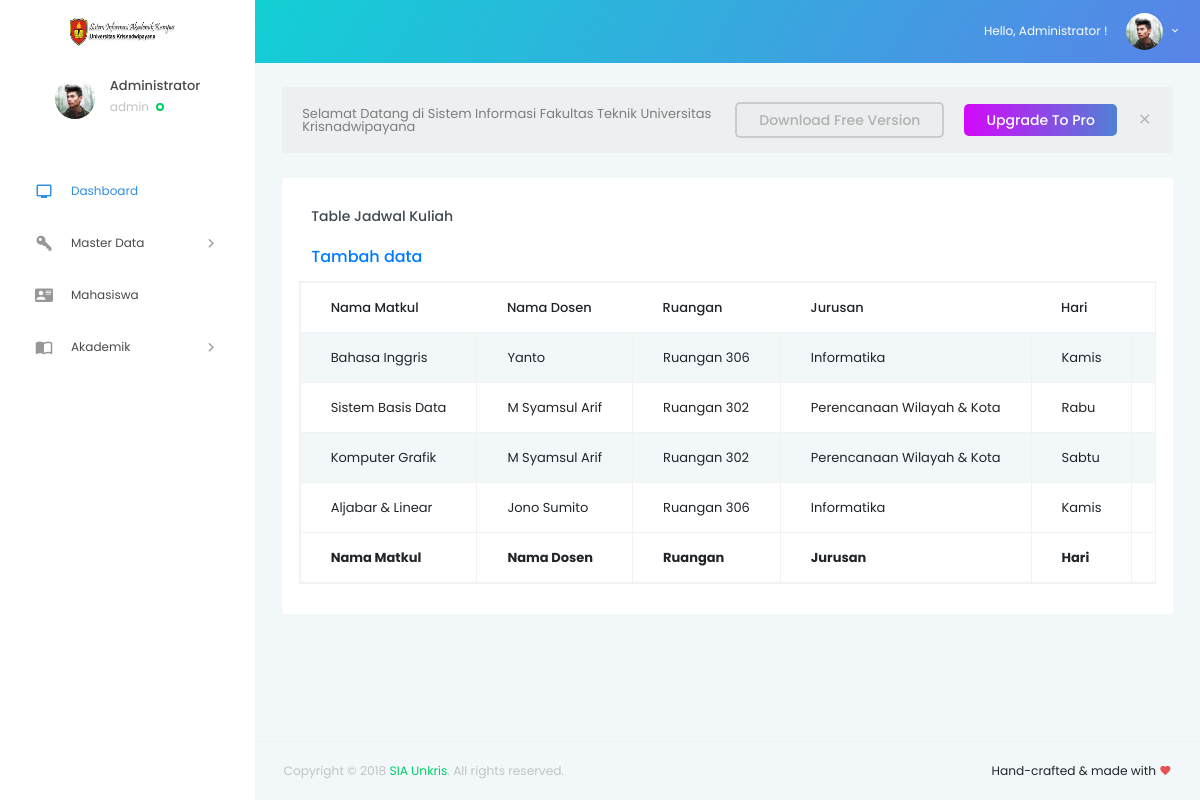
/jadwal/index.php (signed in), run on the app's committed database.
### tables this page shows
CREATE TABLE `jadwal` (
  `id_jadwal` int(11) NOT NULL,
  `kode_matkul_jadwal` varchar(255) NOT NULL,
  `nip_jadwal` varchar(255) NOT NULL,
  `kode_ruangan_jadwal` varchar(255) NOT NULL,
  `kode_prodi` varchar(255) NOT NULL,
  `hari` varchar(255) NOT NULL,
  `jam` varchar(255) NOT NULL
);

CREATE TABLE `mata_kuliah` (
  `kode_matkul` varchar(255) NOT NULL,
  `nama_matkul` char(255) NOT NULL,
  `sks` int(11) NOT NULL
);

CREATE TABLE `data_dosen` (
  `nip` varchar(255) NOT NULL,
  `nama` varchar(50) NOT NULL,
  `email` varchar(50) NOT NULL,
  `no_telp` int(50) NOT NULL,
  `prodi` varchar(100) NOT NULL,
  `gender` varchar(50) NOT NULL,
  `matkul` varchar(100) NOT NULL,
  `status` varchar(100) NOT NULL
);

CREATE TABLE `ruangan` (
  `kode_ruangan` varchar(255) NOT NULL,
  `nama_ruangan` varchar(255) NOT NULL
);

CREATE TABLE `data_prodi` (
  `kode` varchar(255) NOT NULL,
  `no_ijin` varchar(100) NOT NULL,
  `nama_prodi` char(255) NOT NULL,
  `ketua_prodi` char(255) NOT NULL,
  `email` varchar(100) NOT NULL,
  `status` varchar(100) NOT NULL
);

### jadwal/index.php (the view, shortened to what this page needs)
<!DOCTYPE html>
<html lang="en">
<head>
  <link rel="stylesheet" href="../vendors/iconfonts/mdi/css/materialdesignicons.min.css">
  <link rel="stylesheet" href="../vendors/css/vendor.bundle.base.css">
  <link rel="stylesheet" href="../vendors/css/vendor.bundle.addons.css">
  <link rel="stylesheet" href="../public/css/style.css">
</head>
<body>
  <div class="container-scroller">
      <?php require "../partials/_navbar.php"; ?>
    <div class="container-fluid page-body-wrapper">
      <?php require "../partials/_sidebar.php"; ?>
      <div class="main-panel">
        <div class="content-wrapper">
          <div class="row purchace-popup">
            <div class="col-12">
              <span class="d-block d-md-flex align-items-center">
                <p>Selamat Datang di Sistem Informasi Fakultas Teknik Universitas Krisnadwipayana</p>
                <a class="btn ml-auto download-button d-none d-md-block" href="https://github.com/BootstrapDash/StarAdmin-Free-Bootstrap-Admin-Template" target="_blank">Download Free Version</a>
                <a class="btn purchase-button mt-4 mt-md-0" href="https://www.bootstrapdash.com/product/star-admin-pro/" target="_blank">Upgrade To Pro</a>
                <i class="mdi mdi-close popup-dismiss d-none d-md-block"></i>
              </span>
            </div>
          </div>
          <div class="row">
        <div class="col-lg-12 grid-margin stretch-card">
          <div class="card">
            <div class="card-body">
              <h4 class="card-title">Table Jadwal Kuliah</h4>
              <h5 class="card-description">
                <a href="input.php">Tambah data</a>
              </h5>
				  <div class="m-form m-form--label-align-right m--margin-top-20 m--margin-bottom-30">
          <div class="row">
          <?php
          $sql = 'SELECT id_jadwal, kode_matkul_jadwal, nip_jadwal, kode_ruangan_jadwal, kode_prodi, hari, jam,
									kode_matkul, nama_matkul,nip, nama, kode_ruangan, nama_ruangan, kode, nama_prodi FROM jadwal
									INNER JOIN mata_kuliah ON kode_matkul_jadwal=kode_matkul
									INNER JOIN data_dosen ON nip_jadwal=nip
									INNER JOIN ruangan ON kode_ruangan_jadwal=kode_ruangan
									INNER JOIN data_prodi ON kode_prodi=kode';
				  $query = mysqli_query($conn, $sql);
          echo '<table id="example" class="table table-striped table-bordered table-responsive" style="width:100%">
            <thead>
						<tr>
                <th>Nama Matkul</th>
                <th>Nama Dosen</th>
                <th>Ruangan</th>
                <th>Jurusan</th>
                <th>Hari</th>
                <th>Jam</th>
                <th>Action</th>
            </tr>
            </thead>
                <tbody>';
                      while ($row = mysqli_fetch_array($query)) {
                        echo "<tr>";
                        echo "<td>".$row['nama_matkul']."</td>";
                        echo "<td>".$row['nama']."</td>";
                        echo "<td>".$row['nama_ruangan']."</td>";
                        echo "<td>".$row['nama_prodi']."</td>";
                        echo "<td>".$row['hari']."</td>";
                        echo "<td>".$row['jam']."</td>";
                        echo "<td align='center'><a href='form-edit.php?id_jadwal=$row[id_jadwal]'>Edit</a> | <a href='delete.php?id_jadwal=$row[id_jadwal]'>Delete</a></td></tr>";
                      }
                      echo '
              </tbody>
              <tfoot>
                <tr>
								<th>Nama Matkul</th>
                <th>Nama Dosen</th>
                <th>Ruangan</th>
                <th>Jurusan</th>
                <th>Hari</th>
                <th>Jam</th>
                <th>Action</th>
                </tr>
            </tfoot>
            </table>';
                      ?>
                  </div>
                  </div>
                </div>
              </div>
            </div>
        </div>
        </div>
        <?php require "../partials/_fotter.php"; ?>
      </div>
    </div>
  </div>
</body>
</html>

### jadwal/index.php (style rules this page uses)
table { width:100%; }

### data on the page
jadwal: kode_matkul_jadwal.nama_matkul "Bahasa Inggris", nip_jadwal.nama "Yanto", kode_ruangan_jadwal.nama_ruangan "Ruangan 306", kode_prodi.nama_prodi "Informatika", hari "Kamis"
jadwal: kode_matkul_jadwal.nama_matkul "Sistem Basis Data", nip_jadwal.nama "M Syamsul Arif", kode_ruangan_jadwal.nama_ruangan "Ruangan 302", kode_prodi.nama_prodi "Perencanaan Wilayah & Kota", hari "Rabu"
jadwal: kode_matkul_jadwal.nama_matkul "Komputer Grafik", nip_jadwal.nama "M Syamsul Arif", kode_ruangan_jadwal.nama_ruangan "Ruangan 302", kode_prodi.nama_prodi "Perencanaan Wilayah & Kota", hari "Sabtu"
jadwal: kode_matkul_jadwal.nama_matkul "Aljabar & Linear", nip_jadwal.nama "Jono Sumito", kode_ruangan_jadwal.nama_ruangan "Ruangan 306", kode_prodi.nama_prodi "Informatika", hari "Kamis"

### other printed values
$_SESSION['nama_user'] "Administrator"
$_SESSION['level'] "admin"
